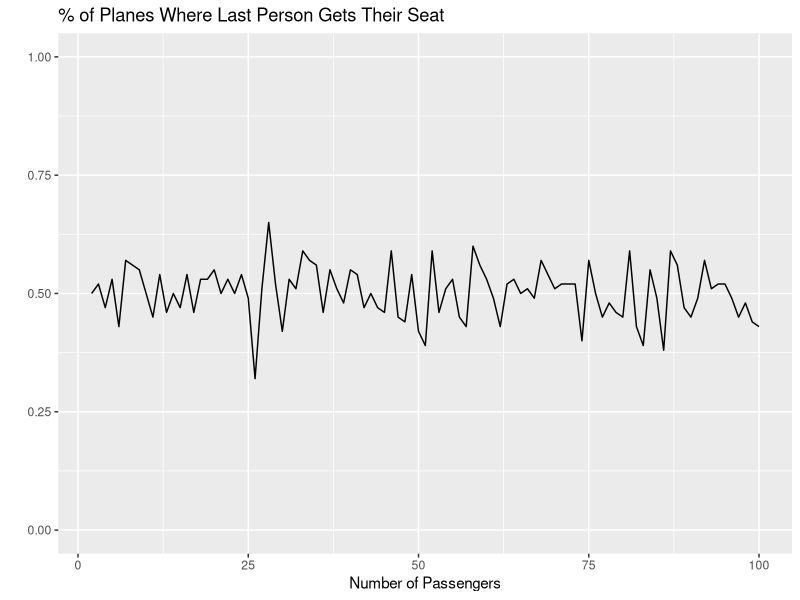
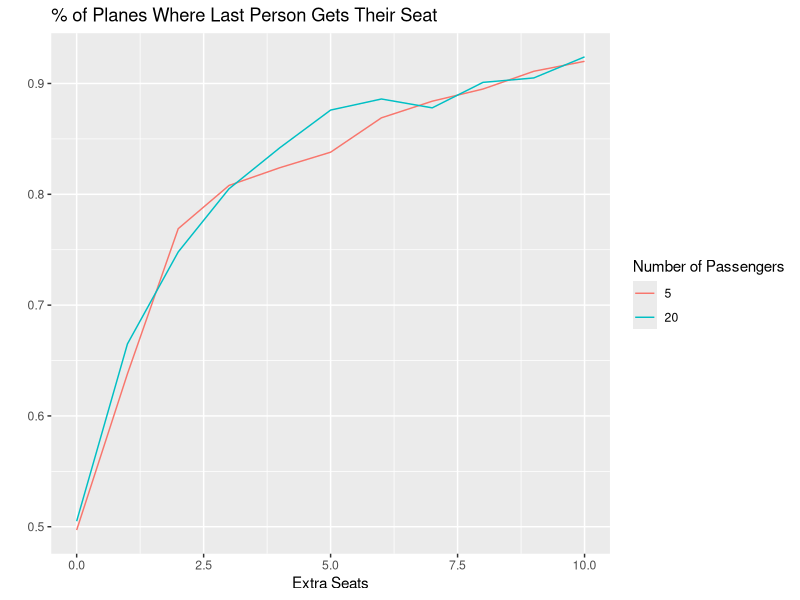

Here is the R script that generated these plots, in order:
## ---- chunk 1
library(tidyverse)
library(purrr)
## ---- chunk 2
drunkPassenger <- function(n, seats){
  #generate random seat for first (drunk) passenger
  if (n == 1) {
    seats <-seats[seats != sample(seats, 1, replace = FALSE)]
  }
  
  #check if last seat matches last person, return true/false
  if (length(seats) == 1){
    return(seats[1] == n)
  }
  
  #pick assigned seat if available, else pick random
  choice = ifelse(n %in% seats, n, sample(seats, 1, replace = FALSE))
  remaining_seats <- seats[seats != choice]
  
  #call function again for next passenger
  drunkPassenger(n + 1, remaining_seats)
}

seats <- 2:100
runs <- 100

drunk_passengers_100 <- map(seats, function(x) {
  data.frame(
    num_passengers = x,
    pct_correct_last_seat = mean(map_lgl(1:runs, ~ drunkPassenger(1, 1:x)))
  )
}) |>
  list_rbind() |>
  mutate(runs = runs, num_seats = num_passengers) |>
  select(num_passengers, num_seats, pct_correct_last_seat, runs)

drunk_passengers_100 |>
  ggplot(aes(x = num_passengers, y = pct_correct_last_seat)) +
    geom_line() +
    ylim(0,1)+
    labs(
      title = "% of Planes Where Last Person Gets Their Seat",
      x = "Number of Passengers",
      y = ""
    )
## ---- chunk 3
drunkPassenger_k <- function(n, passengers, seats){
  #check if last guy gets his seat
  if (length(passengers) == n){
    return(n %in% seats)
  }
  
  #fist seat selection
  if (n == 1) {
    first_choice = sample(seats, 1, replace = FALSE)
    #stop simulation if chooses last persons seat
    if (first_choice == length(passengers)) {
      return(FALSE)
    }
    remaining_seats <-seats[seats != first_choice]
  
  } else{
      #pick assigned seat if available, else pick random
      choice = ifelse(n %in% seats, n, sample(seats, 1, replace = FALSE))
      if (choice == length(passengers)) {
        return(FALSE)
      }
      remaining_seats <-seats[seats != choice]
  }
  
  #call function again for next passenger
  drunkPassenger_k(n + 1, passengers, remaining_seats)
}

runs = 1000
passengers = 20
seats = 20:30


drunk_passengers_k20 <- map(seats, function(x) {
  data.frame(
    num_seats = x,
    pct_correct_last_seat = mean(map_lgl(1:runs, ~ drunkPassenger_k(1, 1:passengers, 1:x)))
  )
}) |>
  list_rbind() |>
  mutate(runs = runs, num_passengers = passengers) |>
  select(num_passengers, num_seats, pct_correct_last_seat, runs)


runs = 1000
passengers = 5
seats = 5:15

drunk_passengers_k5 <- map(seats, function(x) {
  data.frame(
    num_seats = x,
    pct_correct_last_seat = mean(map_lgl(1:runs, ~ drunkPassenger_k(1, 1:passengers, 1:x)))
  )
}) |>
  list_rbind() |>
  mutate(runs = runs, num_passengers = passengers) |>
  select(num_passengers, num_seats, pct_correct_last_seat, runs)


  
drunk_k <- bind_rows(drunk_passengers_k5, drunk_passengers_k20)
  
drunk_k |>
  group_by(num_passengers) |>
  mutate(diff = num_seats - num_passengers) |>
  ggplot(aes(x = diff, y = pct_correct_last_seat, color = factor(num_passengers), group = num_passengers)) +
    geom_line() +
    labs(
      color = "Number of Passengers",
      x = "Extra Seats",
      title = "% of Planes Where Last Person Gets Their Seat",
      y = "")
